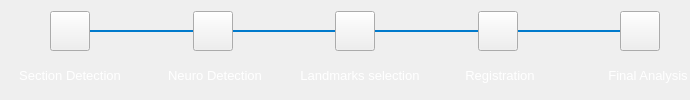
        <widget class="QFrame" name="buttons">
         <property name="frameShape">
          <enum>QFrame::NoFrame</enum>
         </property>
         <property name="frameShadow">
          <enum>QFrame::Raised</enum>
         </property>
         <layout class="QVBoxLayout" name="verticalLayout_2">
          <property name="spacing">
           <number>1</number>
          </property>
          <property name="leftMargin">
           <number>0</number>
          </property>
          <property name="rightMargin">
           <number>0</number>
          </property>
          <item>
           <widget class="QFrame" name="frame_3">
            <property name="sizePolicy">
             <sizepolicy hsizetype="Preferred" vsizetype="Fixed">
              <horstretch>0</horstretch>
              <verstretch>0</verstretch>
             </sizepolicy>
            </property>
            <property name="minimumSize">
             <size>
              <width>0</width>
              <height>50</height>
             </size>
            </property>
            <property name="maximumSize">
             <size>
              <width>16777215</width>
              <height>200</height>
             </size>
            </property>
            <property name="styleSheet">
             <string notr="true">#l11{color:#007ACC;}
#l12{color:#007ACC;}
#l13{color:#007ACC;}
#l21{color:#007ACC;}
#l22{color:#007ACC;}
#l23{color:#007ACC;}
#l31{color:#007ACC;}
#l32{color:#007ACC;}
#l33{color:#007ACC;}
#l41{color:#007ACC;}
#l42{color:#007ACC;}
#l43{color:#007ACC;}
</string>
            </property>
            <property name="frameShape">
             <enum>QFrame::NoFrame</enum>
            </property>
            <property name="frameShadow">
             <enum>QFrame::Raised</enum>
            </property>
            <layout class="QHBoxLayout" name="horizontalLayout_2">
             <property name="spacing">
              <number>0</number>
             </property>
             <property name="leftMargin">
              <number>50</number>
             </property>
             <property name="topMargin">
              <number>0</number>
             </property>
             <property name="rightMargin">
              <number>30</number>
             </property>
             <item>
              <widget class="QPushButton" name="btnBrainDetection">
               <property name="maximumSize">
                <size>
                 <width>40</width>
                 <height>40</height>
                </size>
               </property>
               <property name="styleSheet">
                <string notr="true"/>
               </property>
               <property name="text">
                <string/>
               </property>
               <property name="icon">
                <iconset resource="../src/resource.qrc">
                 <normaloff>:/newPrefix/Icons/progress-blue.svg</normaloff>:/newPrefix/Icons/progress-blue.svg</iconset>
               </property>
              </widget>
             </item>
             <item>
              <widget class="Line" name="l11">
               <property name="minimumSize">
                <size>
                 <width>50</width>
                 <height>0</height>
                </size>
               </property>
               <property name="maximumSize">
                <size>
                 <width>50</width>
                 <height>16777215</height>
                </size>
               </property>
               <property name="styleSheet">
                <string notr="true"/>
               </property>
               <property name="frameShadow">
                <enum>QFrame::Plain</enum>
               </property>
               <property name="lineWidth">
                <number>2</number>
               </property>
               <property name="orientation">
                <enum>Qt::Horizontal</enum>
               </property>
              </widget>
             </item>
             <item>
              <widget class="Line" name="l12">
               <property name="minimumSize">
                <size>
                 <width>0</width>
                 <height>0</height>
                </size>
               </property>
               <property name="styleSheet">
                <string notr="true">#l1{color:#007ACC;}</string>
               </property>
               <property name="frameShadow">
                <enum>QFrame::Plain</enum>
               </property>
               <property name="lineWidth">
                <number>2</number>
               </property>
               <property name="orientation">
                <enum>Qt::Horizontal</enum>
               </property>
              </widget>
             </item>
             <item>
              <widget class="Line" name="l13">
               <property name="minimumSize">
                <size>
                 <width>50</width>
                 <height>0</height>
                </size>
               </property>
               <property name="maximumSize">
                <size>
                 <width>50</width>
                 <height>16777215</height>
                </size>
               </property>
               <property name="styleSheet">
                <string notr="true">#l2{color:#007ACC;}</string>
               </property>
               <property name="frameShadow">
                <enum>QFrame::Plain</enum>
               </property>
               <property name="lineWidth">
                <number>2</number>
               </property>
               <property name="orientation">
                <enum>Qt::Horizontal</enum>
               </property>
              </widget>
             </item>
             <item>
              <widget class="QPushButton" name="btnBlobDetection">
               <property name="maximumSize">
                <size>
                 <width>40</width>
                 <height>40</height>
                </size>
               </property>
               <property name="styleSheet">
                <string notr="true">#pushButton{
border:3px solid #ff0000;
border-radius:25px;
}
#pushButton:hover{
border:1px solid #00ff00;
border-radius:15px;
}
#pushButton:pressed{
border:10px solid #00fff0;
border-radius:15px;
}</string>
               </property>
               <property name="text">
                <string/>
               </property>
               <property name="icon">
                <iconset resource="../src/resource.qrc">
                 <normaloff>:/newPrefix/Icons/wait.svg</normaloff>:/newPrefix/Icons/wait.svg</iconset>
               </property>
              </widget>
             </item>
             <item>
              <widget class="Line" name="l21">
               <property name="minimumSize">
                <size>
                 <width>50</width>
                 <height>0</height>
                </size>
               </property>
               <property name="maximumSize">
                <size>
                 <width>50</width>
                 <height>16777215</height>
                </size>
               </property>
               <property name="styleSheet">
                <string notr="true">#l2{color:#007ACC;}</string>
               </property>
               <property name="frameShadow">
                <enum>QFrame::Plain</enum>
               </property>
               <property name="lineWidth">
                <number>2</number>
               </property>
               <property name="orientation">
                <enum>Qt::Horizontal</enum>
               </property>
              </widget>
             </item>
             <item>
              <widget class="Line" name="l22">
               <property name="styleSheet">
                <string notr="true">#l2{color:#007ACC;}</string>
               </property>
               <property name="frameShadow">
                <enum>QFrame::Plain</enum>
               </property>
               <property name="lineWidth">
                <number>2</number>
               </property>
               <property name="orientation">
                <enum>Qt::Horizontal</enum>
               </property>
              </widget>
             </item>
             <item>
              <widget class="Line" name="l23">
               <property name="minimumSize">
                <size>
                 <width>50</width>
                 <height>0</height>
                </size>
               </property>
               <property name="maximumSize">
                <size>
                 <width>50</width>
                 <height>16777215</height>
                </size>
               </property>
               <property name="styleSheet">
                <string notr="true">#l3{color:#007ACC;}</string>
               </property>
               <property name="frameShadow">
                <enum>QFrame::Plain</enum>
               </property>
               <property name="lineWidth">
                <number>2</number>
               </property>
               <property name="orientation">
                <enum>Qt::Horizontal</enum>
               </property>
              </widget>
             </item>
             <item>
              <widget class="QPushButton" name="btnLandmarks">
               <property name="maximumSize">
                <size>
                 <width>40</width>
                 <height>40</height>
                </size>
               </property>
               <property name="styleSheet">
                <string notr="true">#pushButton{
border:3px solid #ff0000;
border-radius:25px;
}
#pushButton:hover{
border:1px solid #00ff00;
border-radius:15px;
}
#pushButton:pressed{
border:10px solid #00fff0;
border-radius:15px;
}</string>
               </property>
               <property name="text">
                <string/>
               </property>
               <property name="icon">
                <iconset resource="../src/resource.qrc">
                 <normaloff>:/newPrefix/Icons/wait.svg</normaloff>:/newPrefix/Icons/wait.svg</iconset>
               </property>
              </widget>
             </item>
             <item>
              <widget class="Line" name="l31">
               <property name="minimumSize">
                <size>
                 <width>50</width>
                 <height>0</height>
                </size>
               </property>
               <property name="maximumSize">
                <size>
                 <width>50</width>
                 <height>16777215</height>
                </size>
               </property>
               <property name="styleSheet">
                <string notr="true">#l3{color:#007ACC;}</string>
               </property>
               <property name="frameShadow">
                <enum>QFrame::Plain</enum>
               </property>
               <property name="lineWidth">
                <number>2</number>
               </property>
               <property name="orientation">
                <enum>Qt::Horizontal</enum>
               </property>
              </widget>
             </item>
             <item>
              <widget class="Line" name="l32">
               <property name="styleSheet">
                <string notr="true">#l1{color:#007ACC;}</string>
               </property>
               <property name="frameShadow">
                <enum>QFrame::Plain</enum>
               </property>
               <property name="lineWidth">
                <number>2</number>
               </property>
               <property name="orientation">
                <enum>Qt::Horizontal</enum>
               </property>
              </widget>
             </item>
             <item>
              <widget class="Line" name="l33">
               <property name="minimumSize">
                <size>
                 <width>50</width>
                 <height>0</height>
                </size>
               </property>
               <property name="maximumSize">
                <size>
                 <width>50</width>
                 <height>16777215</height>
                </size>
               </property>
               <property name="styleSheet">
                <string notr="true">#l3{color:#007ACC;}</string>
               </property>
               <property name="frameShadow">
                <enum>QFrame::Plain</enum>
               </property>
               <property name="lineWidth">
                <number>2</number>
               </property>
               <property name="orientation">
                <enum>Qt::Horizontal</enum>
               </property>
              </widget>
             </item>
             <item>
              <widget class="QPushButton" name="btnRegistraion">
               <property name="maximumSize">
                <size>
                 <width>40</width>
                 <height>40</height>
                </size>
               </property>
               <property name="styleSheet">
                <string notr="true">#pushButton{
border:3px solid #ff0000;
border-radius:25px;
}
#pushButton:hover{
border:1px solid #00ff00;
border-radius:15px;
}
#pushButton:pressed{
border:10px solid #00fff0;
border-radius:15px;
}</string>
               </property>
               <property name="text">
                <string/>
               </property>
               <property name="icon">
                <iconset resource="../src/resource.qrc">
                 <normaloff>:/newPrefix/Icons/wait.svg</normaloff>:/newPrefix/Icons/wait.svg</iconset>
               </property>
              </widget>
             </item>
             <item>
              <widget class="Line" name="l41">
               <property name="minimumSize">
                <size>
                 <width>50</width>
                 <height>0</height>
                </size>
               </property>
               <property name="maximumSize">
                <size>
                 <width>50</width>
                 <height>16777215</height>
                </size>
               </property>
               <property name="styleSheet">
                <string notr="true">#l3{color:#007ACC;}</string>
               </property>
               <property name="frameShadow">
                <enum>QFrame::Plain</enum>
               </property>
               <property name="lineWidth">
                <number>2</number>
               </property>
               <property name="orientation">
                <enum>Qt::Horizontal</enum>
               </property>
              </widget>
             </item>
             <item>
              <widget class="Line" name="l42">
               <property name="styleSheet">
                <string notr="true"/>
               </property>
               <property name="frameShadow">
                <enum>QFrame::Plain</enum>
               </property>
               <property name="lineWidth">
                <number>2</number>
               </property>
               <property name="orientation">
                <enum>Qt::Horizontal</enum>
               </property>
              </widget>
             </item>
             <item>
              <widget class="Line" name="l43">
               <property name="minimumSize">
                <size>
                 <width>50</width>
                 <height>0</height>
                </size>
               </property>
               <property name="maximumSize">
                <size>
                 <width>50</width>
                 <height>16777215</height>
                </size>
               </property>
               <property name="styleSheet">
                <string notr="true"/>
               </property>
               <property name="frameShadow">
                <enum>QFrame::Plain</enum>
               </property>
               <property name="lineWidth">
                <number>2</number>
               </property>
               <property name="orientation">
                <enum>Qt::Horizontal</enum>
               </property>
              </widget>
             </item>
             <item>
              <widget class="QPushButton" name="btnAnalysis">
               <property name="maximumSize">
                <size>
                 <width>40</width>
                 <height>40</height>
                </size>
               </property>
               <property name="styleSheet">
                <string notr="true">#pushButton{
border:3px solid #ff0000;
border-radius:25px;
}
#pushButton:hover{
border:1px solid #00ff00;
border-radius:15px;
}
#pushButton:pressed{
border:10px solid #00fff0;
border-radius:15px;
}</string>
               </property>
               <property name="text">
                <string/>
               </property>
               <property name="icon">
                <iconset resource="../src/resource.qrc">
                 <normaloff>:/newPrefix/Icons/wait.svg</normaloff>:/newPrefix/Icons/wait.svg</iconset>
               </property>
              </widget>
             </item>
            </layout>
           </widget>
          </item>
          <item>
           <layout class="QHBoxLayout" name="horizontalLayout">
            <property name="spacing">
             <number>0</number>
            </property>
            <property name="sizeConstraint">
             <enum>QLayout::SetNoConstraint</enum>
            </property>
            <item>
             <widget class="QLabel" name="label_50">
              <property name="minimumSize">
               <size>
                <width>140</width>
                <height>0</height>
               </size>
              </property>
              <property name="maximumSize">
               <size>
                <width>140</width>
                <height>16777215</height>
               </size>
              </property>
              <property name="text">
               <string>&lt;html&gt;&lt;head/&gt;&lt;body&gt;&lt;p align=&quot;center&quot;&gt;&lt;span style=&quot; font-size:10pt; color:#ffffff;&quot;&gt;Section Detection&lt;/span&gt;&lt;/p&gt;&lt;/body&gt;&lt;/html&gt;</string>
              </property>
             </widget>
            </item>
            <item>
             <widget class="QFrame" name="frame_5">
              <property name="frameShape">
               <enum>QFrame::NoFrame</enum>
              </property>
              <property name="frameShadow">
               <enum>QFrame::Raised</enum>
              </property>
             </widget>
            </item>
            <item>
             <widget class="QLabel" name="blob">
              <property name="minimumSize">
               <size>
                <width>150</width>
                <height>0</height>
               </size>
              </property>
              <property name="maximumSize">
               <size>
                <width>140</width>
                <height>16777215</height>
               </size>
              </property>
              <property name="text">
               <string>&lt;html&gt;&lt;head/&gt;&lt;body&gt;&lt;p align=&quot;center&quot;&gt;&lt;span style=&quot; font-size:10pt; color:#ffffff;&quot;&gt;Neuro Detection&lt;/span&gt;&lt;/p&gt;&lt;/body&gt;&lt;/html&gt;</string>
              </property>
              <property name="alignment">
               <set>Qt::AlignCenter</set>
              </property>
             </widget>
            </item>
            <item>
             <widget class="QFrame" name="frame_7">
              <property name="frameShape">
               <enum>QFrame::NoFrame</enum>
              </property>
              <property name="frameShadow">
               <enum>QFrame::Raised</enum>
              </property>
             </widget>
            </item>
            <item>
             <widget class="QLabel" name="label">
              <property name="minimumSize">
               <size>
                <width>140</width>
                <height>0</height>
               </size>
              </property>
              <property name="maximumSize">
               <size>
                <width>140</width>
                <height>16777215</height>
               </size>
              </property>
              <property name="text">
               <string>&lt;html&gt;&lt;head/&gt;&lt;body&gt;&lt;p align=&quot;center&quot;&gt;&lt;span style=&quot; font-size:10pt; color:#ffffff;&quot;&gt;Landmarks selection&lt;/span&gt;&lt;/p&gt;&lt;/body&gt;&lt;/html&gt;</string>
              </property>
             </widget>
            </item>
            <item>
             <widget class="QFrame" name="frame_4">
              <property name="frameShape">
               <enum>QFrame::NoFrame</enum>
              </property>
              <property name="frameShadow">
               <enum>QFrame::Raised</enum>
              </property>
             </widget>
            </item>
            <item>
             <widget class="QLabel" name="analyis">
              <property name="minimumSize">
               <size>
                <width>140</width>
                <height>0</height>
               </size>
              </property>
              <property name="maximumSize">
               <size>
                <width>140</width>
                <height>16777215</height>
               </size>
              </property>
              <property name="text">
               <string>&lt;html&gt;&lt;head/&gt;&lt;body&gt;&lt;p align=&quot;center&quot;&gt;&lt;span style=&quot; font-size:10pt; color:#ffffff;&quot;&gt;Registration&lt;/span&gt;&lt;/p&gt;&lt;/body&gt;&lt;/html&gt;</string>
              </property>
              <property name="alignment">
               <set>Qt::AlignCenter</set>
              </property>
             </widget>
            </item>
            <item>
             <widget class="QFrame" name="frame_9">
              <property name="frameShape">
               <enum>QFrame::NoFrame</enum>
              </property>
              <property name="frameShadow">
               <enum>QFrame::Raised</enum>
              </property>
             </widget>
            </item>
            <item>
             <widget class="QLabel" name="label_51">
              <property name="minimumSize">
               <size>
                <width>120</width>
                <height>0</height>
               </size>
              </property>
              <property name="maximumSize">
               <size>
                <width>120</width>
                <height>16777215</height>
               </size>
              </property>
              <property name="layoutDirection">
               <enum>Qt::LeftToRight</enum>
              </property>
              <property name="text">
               <string>&lt;html&gt;&lt;head/&gt;&lt;body&gt;&lt;p align=&quot;center&quot;&gt;&lt;span style=&quot; font-size:10pt; color:#ffffff;&quot;&gt;&amp;nbsp;&amp;nbsp;&amp;nbsp;&amp;nbsp;&amp;nbsp;&amp;nbsp;&amp;nbsp;&amp;nbsp;&amp;nbsp;&amp;nbsp;Final Analysis&lt;/span&gt;&lt;/p&gt;&lt;/body&gt;&lt;/html&gt;</string>
              </property>
              <property name="alignment">
               <set>Qt::AlignCenter</set>
              </property>
             </widget>
            </item>
           </layout>
          </item>
         </layout>
        </widget>
